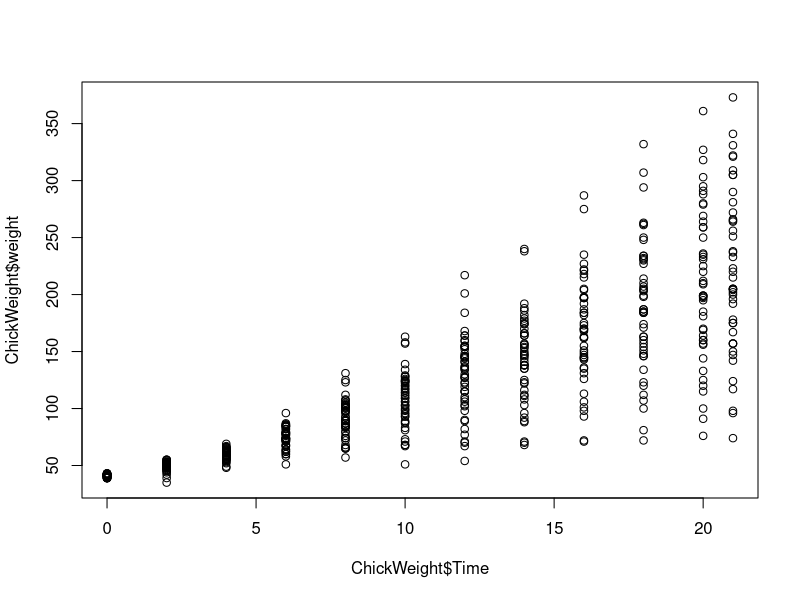
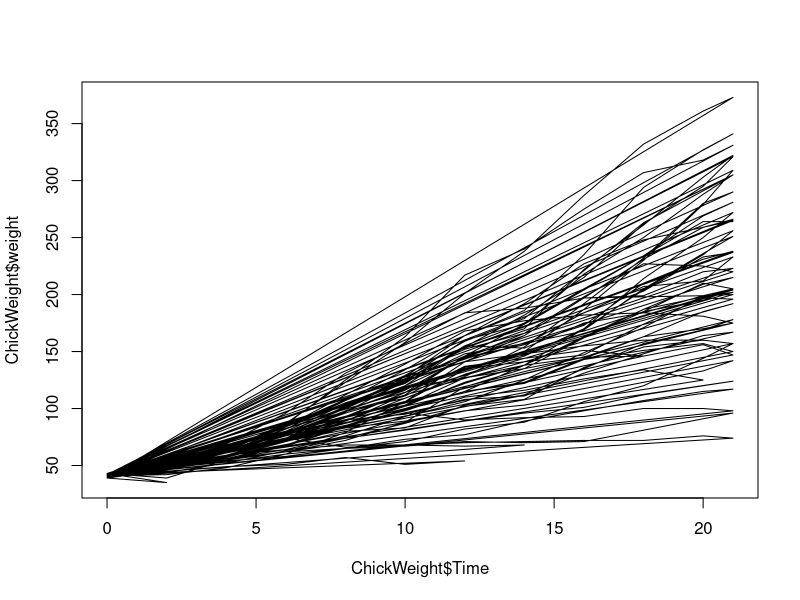
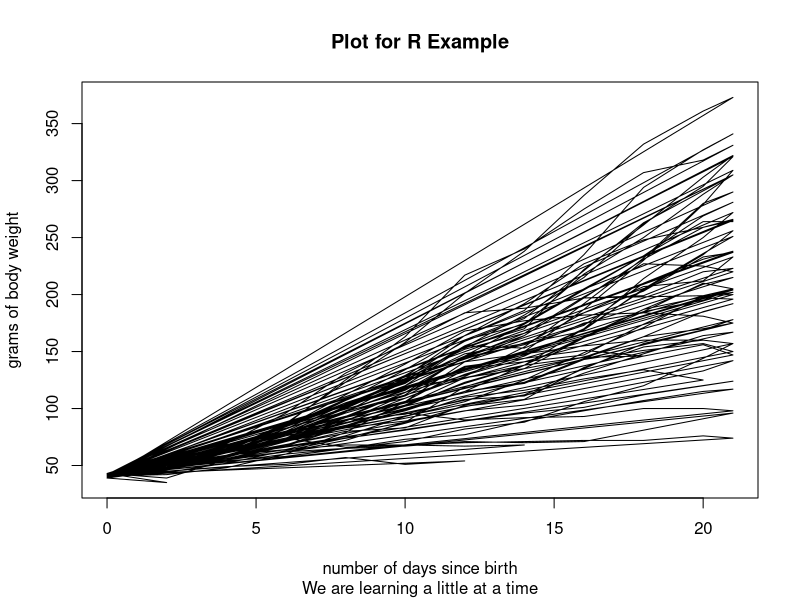
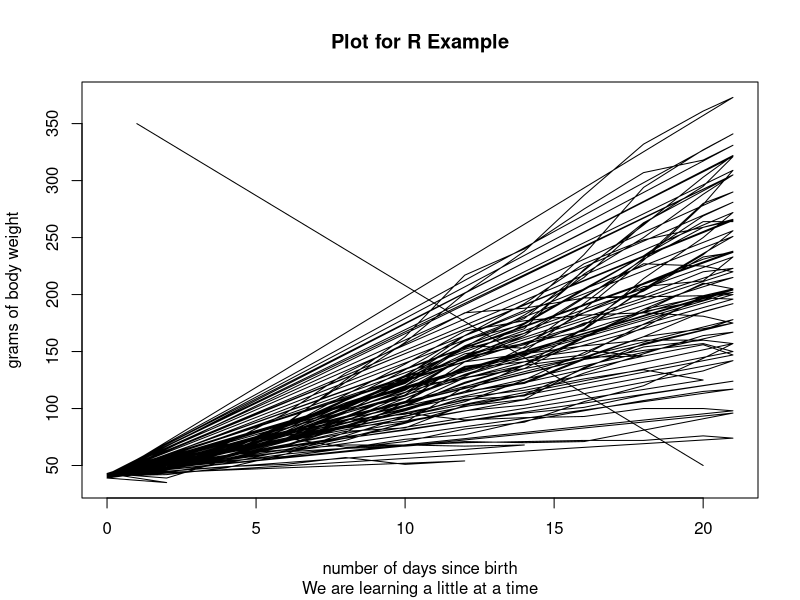
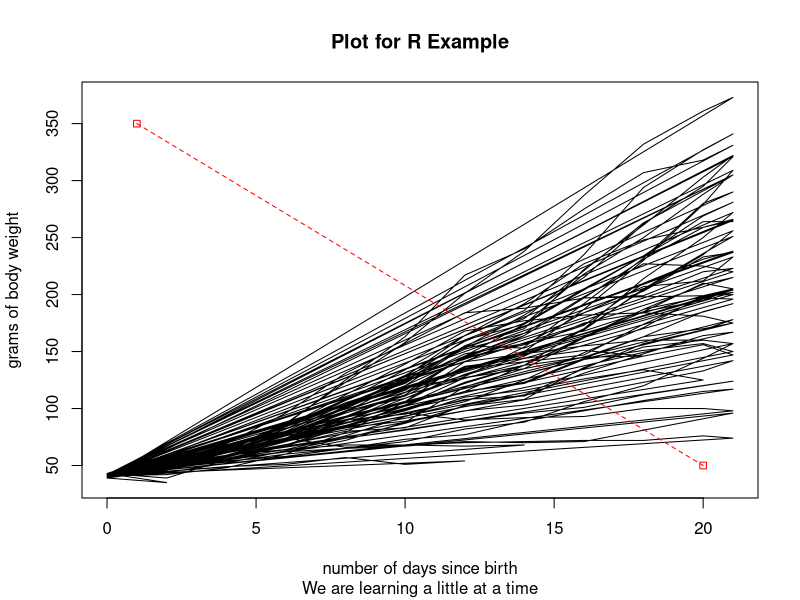
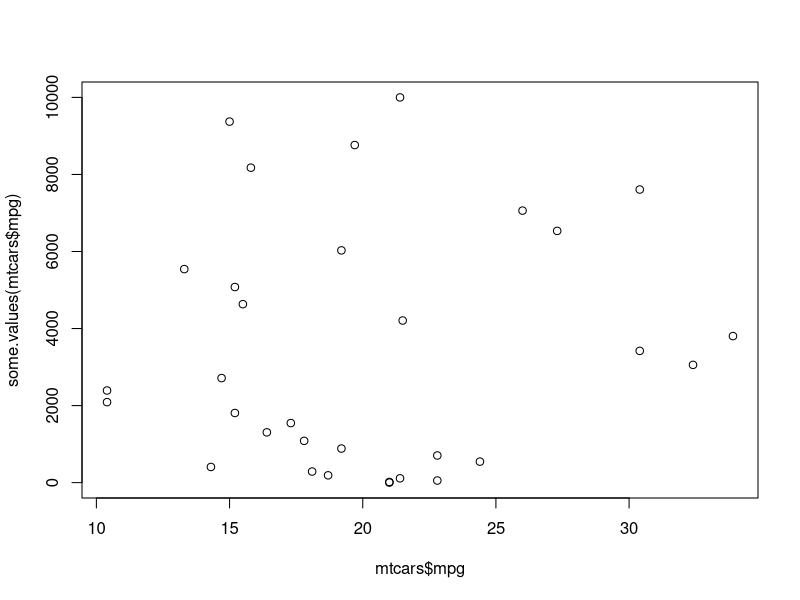
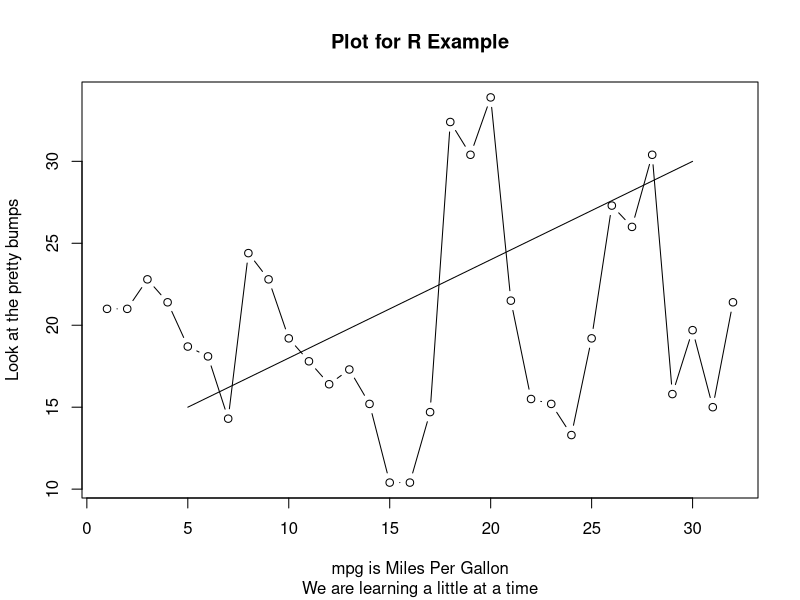
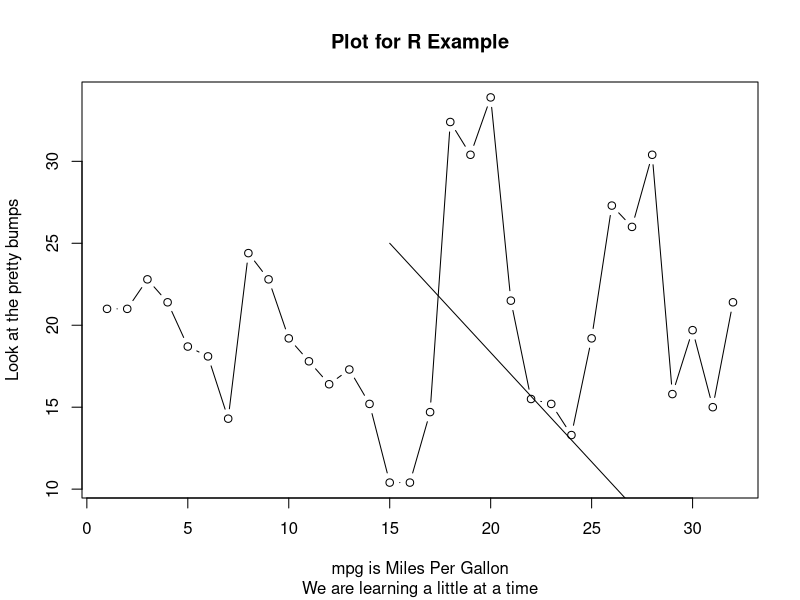

Write the R code that produced these figures, in order.
## ---- chunk 1
knitr::opts_chunk$set(echo = TRUE)
library(lattice)
data("ChickWeight")

## ---- chunk 2
plot(ChickWeight$Time,ChickWeight$weight)
## ---- chunk 3
plot(ChickWeight$Time,ChickWeight$weight,type = "l")
## ---- chunk 4
plot(ChickWeight$Time,ChickWeight$weight,
     type = "l",
     main = "Plot for R Example",
     sub = "We are learning a little at a time",
     xlab="number of days since birth",
     ylab="grams of body weight")
## ---- chunk 5
plot(ChickWeight$Time,ChickWeight$weight,
     type = "l",
     main = "Plot for R Example",
     sub = "We are learning a little at a time",
     xlab="number of days since birth",
     ylab="grams of body weight")

lines(c(1,20),c(350,50))

## ---- chunk 6

plot(ChickWeight$Time,ChickWeight$weight,
     type = "l",
     main = "Plot for R Example",
     sub = "We are learning a little at a time",
     xlab="number of days since birth",
     ylab="grams of body weight")
lines(c(1,20),c(350,50), type="o", pch=22, lty=2, col="red")

## ---- chunk 7
some.values <- function(my.something) { 
  return(seq(from=1, to=100,length.out = length(my.something))^2)
  }
plot(mtcars$mpg,some.values(mtcars$mpg))

## ---- chunk 8

plotThis <- function(lineX,lineY) {plot(mtcars$mpg,
     type = "b",
     main = "Plot for R Example",
     sub = "We are learning a little at a time",
     xlab="mpg is Miles Per Gallon",
     ylab="Look at the pretty bumps")
lines(lineX,lineY)
}
plotThis(c(5,30),c(15,30))

plotThis(c(15,30),c(25,5))

## ---- chunk 9

# because conditional density plots require a factor
ThreeWeights <- cut(ChickWeight$weight, 3, labels = c(34, 148, 260))

cdplot(ChickWeight$Time, ThreeWeights)

cdplot(ChickWeight$Time, ThreeWeights,
       main = "How much should a chick weigh?",
       ylab = "Probable Weight",
       xlab = "Days"
)

# can you say "overplotting"
cdplot(factor(weight) ~ Time, data = ChickWeight)

# let's fix the overplot with cut()
cdplot(factor(cut(weight, 6, labels = 1:6 * 62)) ~ Time, 
       data = ChickWeight,
       main = "How much should a chick weigh?",
       ylab = "Weight",
       xlab = "Days"
       )

## ---- chunk 10
boxplot(mtcars$mpg)
boxplot(mpg ~ cyl, data = mtcars, col = "lightgray", varwidth = TRUE, 
        main = "mpg vs cylinders",
        ylab = "mpg",xlab = "cylinders")

# Here are the numbers used to create the boxplot
fivenum(mtcars$mpg) 

## ---- chunk 11


hist(ChickWeight$weight)

hist(ChickWeight$weight, density = 30)

hist(ChickWeight$weight, density = 30, breaks = c(0,100,200,max(ChickWeight$weight)))

hist(ChickWeight$weight, breaks = fivenum(ChickWeight$weight))

## ---- chunk 12
coplot(ChickWeight$weight ~ ChickWeight$Time | ChickWeight$Diet)

coplot(weight ~ Time | Diet, data = ChickWeight)

coplot(weight ~ Time | Diet, data = ChickWeight, columns = 4)

coplot(weight ~ Time | Diet, data = ChickWeight, 
       panel = function(x,y,...) { abline(lm(y ~ x)) })

# further explanations:
# http://geog.uoregon.edu/GeogR/topics/coplots.html

## ---- chunk 13

fiveValues <- fivenum(ChickWeight$weight) # just to see what we're working with

barplot(fiveValues) # the simplest of bar plots

barplot(height = fiveValues,
        names.arg = fivenum(ChickWeight$weight),
        horiz = TRUE,
        col = fiveValues,
        main = "Range for Chick Weights"
        )

## ---- chunk 14
# simple example of a pie chart
pie(table(ChickWeight$Diet))

# same pie chart with labeled segments
pie(table(ChickWeight$Diet),labels = c("horsebean","linseed","soybean", "sunflower"))

# same pie chart, labeled and with gradients instead of colors
pie(table(ChickWeight$Diet),
    labels = c("horsebean","linseed","soybean", "sunflower"),
    density = 10*1:4,
    angle = 100*1:4)


## ---- chunk 15
# width of bars = frequency of X
# height of bars = frequency of y

# Y must be a factor and is the dependent variable
spineplot(ChickWeight$weight, ChickWeight$Diet) # spineplot(x,y)

# interesting observations
# Height of bars indicates obs per diet. Diet 1 has more obs
# Width of bars indicates obs per weight. More chicks are weighed between 50 and 100

# or...

spineplot(Diet ~ weight, data = ChickWeight) # spineplot(y ~ x)

# bells and whistles

spineplot(Diet ~ weight, 
          data = ChickWeight,
          breaks = fivenum(ChickWeight$weight),
          col = c(5:8),
          xlab = "Chicken Weight",
          ylab = "Chicken Diet")

# The above is actually a spinogram - like a histogram
# example of a true spine plot. Both x and y must be factors
spineplot(Diet ~ factor(weight), 
          data = ChickWeight, 
          col = c(5:8))

spineplot(factor(weight) ~ Diet, 
          data = ChickWeight,
          col = c(1:nlevels(factor(ChickWeight$weight))))

# subset of data
# use the 1st half of data. Would make sense to have a more sophisticated selection
spineplot(Diet ~ factor(weight), 
          data = ChickWeight, 
          subset = c(1:(578/2)),
          drop.unused.levels = TRUE,
          col = c(4:7)
)


## ---- chunk 16
# dotchart works with matrix or vector (not dataframe)
# Dotplot for vectors ----
vectorToPlot <- c(1:6)

names(vectorToPlot) <- c(LETTERS[1:6])

dotchart(vectorToPlot, cex = .7)

myGroup <- factor(c("group1","group3","group2","group1","group3","group2"))

dotchart(vectorToPlot, groups = myGroup)

dotchart(vectorToPlot,
         gcolor = "red", groups = myGroup, 
         gdata = c(median(vectorToPlot[myGroup == "group1"]),
                   median(vectorToPlot[myGroup == "group2"]),
                   median(vectorToPlot[myGroup == "group3"])),
         cex = .7,
         main = "Groups of Things", xlab = "Things")

# dotplot for matrix ----

str(WorldPhones) # worldphones is a matrix - not a dataframe
# Major labels (Groups) are matrix columns. Minor labels are matrix rows

dotchart(WorldPhones) # works, but it's messy

dotchart(WorldPhones, gcolor = "Blue", cex = .5,
         gdata = colMeans(WorldPhones), gpch = 15,
         main = "World Phones by Country") 

## ---- chunk 17
# Basic Idea ----
matrixOfData <- matrix(c(2,4,8,32), nrow = 2, ncol = 2, 
                     dimnames = list(c("Chickens","Fish"), c("Big","Small")))

fourfoldplot(matrixOfData)
fourfoldplot(matrixOfData, conf.level = .5, space = .25)

# Compare more than a matrix ----
arrayOfData <- array(seq(from = 1, by = 134, length.out = 12), 
                     dim = c(2,2,3), 
                     dimnames = list(c("Chickens","Fish"), c("Big","Small")))

fourfoldplot(arrayOfData, conf.level = .95, color = c("red","green"),
             std = "all.max",
             main = "Chicken vs Fish",
             mfrow = c(1,3))

## ---- chunk 18
# first create some sample matrix
matrix1 <- matrix(c(1:8,1:8), nrow = 8, ncol = 2 )
matrix2 <- matrix(sample(1:16, 16), nrow = 8, ncol = 2)

devAskNewPage(ask = FALSE) # turns off interactive

# then plot. Plots 1st column of 1st matrix against 2nd column of 2nd matrix
matplot(matrix1, matrix2)
matplot(matrix1, matrix2, type = "l")
matplot(matrix1, matrix2, type = "ls") # other types: p, o, b, h, s
matplot(matrix1, matrix2, type = "ls", 
        lty = c(5,6), lwd = c(3,10), lend = c(.1,.3))

#adding a second line
matplot(matrix1, matrix2)
matlines(matrix(c(1:16), nrow = 8, ncol = 2),
         matrix(c(15:0), nrow = 8, ncol = 2))

## ---- chunk 19
# build an array for demonstration
sample1 <- as.integer(runif(10, min = 1, max = 30))
sample2 <- c(10:1)
sample3 <- sample(1:30, 10)

AnimalPlanet <- array(c(sample1, sample2, sample3), 
                 dim = c(2,5,3),
                 dimnames = list(
                   "Planet" = c("Earth", "Mars"),
                   "weight" = c("Featherweight", "Light", "Normal", "Medium", "Heavy" ),
                   "animals" = c("Chickens", "Fish", "Pigs")
                   )
                 )

mosaicplot(AnimalPlanet)


# playin with options
mosaicplot(AnimalPlanet, shade = TRUE)
mosaicplot(AnimalPlanet, shade = fivenum(AnimalPlanet))

mosaicplot(AnimalPlanet, shade = TRUE, sort = c(3,2,1))
mosaicplot(AnimalPlanet, shade = TRUE, off = c(20,15,20))
mosaicplot(AnimalPlanet, shade = TRUE, dir = c("h","v","h"))
mosaicplot(AnimalPlanet, color = TRUE)
mosaicplot(AnimalPlanet, color = c("red","green","blue"))
mosaicplot(AnimalPlanet, cex.axis = .5)
mosaicplot(AnimalPlanet, las = 1) # 0, 1, 2, 3
mosaicplot(AnimalPlanet, type = "f")

# also uses ~ for formula substitution

## ---- chunk 20

sample1 <- rnorm(100, mean = 10, sd = 3) # creates a normal distribution (bell curve)

sample1 # difficult to parse this data

# doesn't clearly indicate anything
plot(sample1) 

stem(sample1) # demonstrates a normal curve

stem(sample1, scale = 2)

## ---- chunk 21
sample1 <- rnorm(100, mean = 10, sd = 3) # creates a normal distribution (bell curve)

stripchart(sample1)

# labeled multiple strip charts
sample2 <- c(10:1)
sample3 <- sample(1:30, 10)

stripchart(list("Apples" = sample1, "Bananas" = sample2, "Coconuts" = sample3) )

# using the "~" formula
groupFactor <- factor(rep(c("Red", "Blue", "Yellow", "Red"), 25)) # set up a factor

stripchart(sample1 ~ groupFactor)
stripchart(sample1 ~ groupFactor, group.names = c("R", "B", "Y"))

# other
stripchart(sample1, method = "jitter", jitter = 1)
stripchart(sample1, vertical = TRUE)

## ---- chunk 22

xpos <- c(1,2,3,3,1,2,3,1,2,3,4,5,6) # 13 xy points
ypos <- c(1,1,1,1,1,1,1,1,1,1,1,1,1)

# but only 6 points are plotted
plot(xpos, ypos)

# sunflowerplot will show duplicates and the extent they are duplicated
# use xyTable to calculate overlapping points
xyTbl <- xyTable(xpos, ypos)
# then use sunflowerplot to show the overlap at each point
sunflowerplot(xyTbl)

## ---- chunk 23

# xyplot is an important place to start - all attributes are defined in this help file.

# so easy to set up plots once you understand formulas
xyplot(weight ~ Time, data = ChickWeight)
xyplot(weight*3 ~ Time, data = ChickWeight)
xyplot(weight ~ Time | Diet, data = ChickWeight)

# what if you want to add two variables instead of combine graphs?
ChickWeight$anotherVar <- 1:nrow(ChickWeight) # add a variable

# not what we want
xyplot(weight ~ Time + anotherVar, type = "l", data = ChickWeight)
# use I() (inhibit interpretation) to get desired result
xyplot(weight ~ I(Time + anotherVar), type = "l", data = ChickWeight)


# lots of options for creating keys/legends
xyplot(weight ~ Time | Diet, 
       data = ChickWeight,
       type = "a", # lines = average
       groups = Diet, # necessary for auto.key,
       auto.key = list(columns = 2, 
                       points = FALSE,
                       rectangles = TRUE,
                       space = "bottom"))

# or just use autokey
xyplot( weight ~ Time, 
        groups = Diet,
        data = ChickWeight, 
        type = "l",
        auto.key = TRUE)

## ---- chunk 24

# clouds and wireframes "look" the same...but

# I need a third numeric variable
ChickWeight$ascend <- 1:nrow(ChickWeight)
names(ChickWeight) # review names of columns

cloud( weight ~ Time * ascend, data = ChickWeight)

# labeling axis
cloud( weight ~ Time * Diet, 
       data = ChickWeight,
       scales = list(arrows = FALSE))

# wireframe focused on comparing two variables against a third
wireframe( weight ~ Time * Diet, data = ChickWeight)

# also can be done with a matrix

mymatrix <- matrix(1:10000, nrow = 100)
wireframe(mymatrix)

# ooh - fancy!
wireframe(mymatrix,
          shade = TRUE,
          light.source = c(10,0,10),
          drape = TRUE
)


# more parameters in xyplot and wireframe documentation

## ---- chunk 25

names(ChickWeight) # review names of columns

# using exact same setup as cloud and wireframe
levelplot( weight ~ Time * Diet, data = ChickWeight)
levelplot( weight ~ Time * Diet, data = ChickWeight, contour=TRUE) # adds lines
levelplot( weight ~ Time * Diet, data = ChickWeight, cuts=7) # default cuts = 15

contourplot( weight ~ Time * Diet, data = ChickWeight)
contourplot( weight ~ Time * Diet, data = ChickWeight, region=TRUE) # adds levels
contourplot( weight ~ Time * Diet, data = ChickWeight, labels = FALSE) # removes labels from lines
contourplot( weight ~ Time * Diet, data = ChickWeight, cuts=30) 


## ---- chunk 26

# barchart using standard formula setup

barchart( weight ~ Time + Diet, data = ChickWeight)

barchart( Diet ~ weight, data = ChickWeight) # these plots make more sense with a factor 

# With barchart options
barchart( weight ~ Time + Diet, data = ChickWeight)
barchart( weight ~ Time + Diet, data = ChickWeight, box.ratio = 10)
barchart( weight ~ Time + Diet, data = ChickWeight, horizontal = TRUE) # note the axis stay the same


## ---- chunk 27
bwplot( Diet ~ Time, data = ChickWeight)


# with bwplot options
bwplot( Diet ~ Time, data = ChickWeight, box.ratio = 10)
bwplot( Diet ~ Time, data = ChickWeight,
        notch = TRUE, varwidth = TRUE
)

# changing axis label
levels(ChickWeight$Diet) <- c("Apples","Bananas","Steak","Potatoes")
bwplot( Diet ~ Time, data = ChickWeight)

## ---- chunk 28
splom(ChickWeight)

splom(ChickWeight[1:2]) # plots weight & time

splom(~ChickWeight[1:2], 
      groups = Diet, 
      data = ChickWeight)

# smooths out the scatter plot
splom(~ChickWeight[1:2], 
      groups = Diet, 
      data = ChickWeight,
      panel = panel.smoothScatter )


# colorful - but is it useful?
parallelplot(~ChickWeight[1:2], 
      groups = Diet, 
      data = ChickWeight) 

## ---- chunk 29
# changing graph to smoothscatter plot
splom(~ChickWeight[1:2], 
      groups = Diet, 
      data = ChickWeight,
      panel = panel.smoothScatter)

# other panel options
splom(~ChickWeight[1:2], 
      data = ChickWeight,
      panel = panel.loess)

splom(~ChickWeight[1:2], 
      data = ChickWeight,
      panel = panel.spline)

# change bwplot to a violin plot
bwplot( Diet ~ Time, data = ChickWeight, 
        panel = function(..., box.ratio) {
          panel.violin(..., col = "transparent",
                       varwidth = TRUE, box.ratio = box.ratio)
          panel.bwplot(..., fill = NULL, box.ratio = .1)
          }
          )

# combine panels

someColors <- colorRampPalette(c("yellow","blue"))

# create a function to be used with panels
# look up ?panel for more options
myPanelFunc <- function(x,y,..){
  panel.smoothScatter(x,y, lwd = 1, colramp = someColors)
  panel.loess(x,y, lwd = 2, col = "red")
}

#...then set panel = to the panel plotting function
splom(~ChickWeight[1:2], 
      groups = Diet, 
      data = ChickWeight,
      panel = myPanelFunc
)

# list of plot types and possible panels

# barchart: panel.barchart
# bwplot: panel.bwplot, panel.violin
# cloud : panel.cloud, panel.3dscatter, panel.3dwire, panel.wireframe
# contourplot: panel.contourplot, panel.levelplot, panel.levelplot.raster
# densityplot: panel.densityplot
# dotplot: panel.dotplot
# generics: panel.abline, panel.arrows, panel.average, panel.axis, panel.curve, 
#           panel.fill, panel.functions, panel.grid, panel.linejoin, panel.lines
#           panel.lmline, panel.loess, panel.mathdensity, panel.points, panel.polygon,
#           panel.refline, panel.rug, panel.smoothscatter, panel.violin
# histogram: panel.histogram
# levelplot: panel.contourplot, panel.levelplot, panel.levelplot.raster
# parallel: panel.parallel
# qqmath: panel.qqmath, panel.qqmathline
# stripplot: panel.stripplot
# xyplot: panel.xyplot, panel.qq, panel.splom


## ---- chunk 30

# simple plot. Pay attention to formula factor~numeric
stripplot( Diet ~ weight , data = ChickWeight)

# with panel.stripplot options
# note these can be passed without using panel.stripplot()

# jitter
stripplot( Diet ~ weight , data = ChickWeight,
           jitter.data = TRUE
           )

stripplot( Diet ~ weight , data = ChickWeight,
           jitter.data = TRUE,
           factor = 1
)

stripplot( Diet ~ weight , data = ChickWeight,
           jitter.data = TRUE,
           factor = .5
)

stripplot( Diet ~ weight , data = ChickWeight,
           jitter.data = TRUE,
           amount = .2 # similar to factor
)


# groups
stripplot( Diet ~ weight , data = ChickWeight,
           jitter.data = TRUE,
           factor = 1,
           groups = Diet
)

# not what we want
stripplot( Diet ~ weight , data = ChickWeight,
           horizontal = FALSE
)

# Need to also change the formula
stripplot( weight ~ Diet , data = ChickWeight,
           horizontal = FALSE
)

